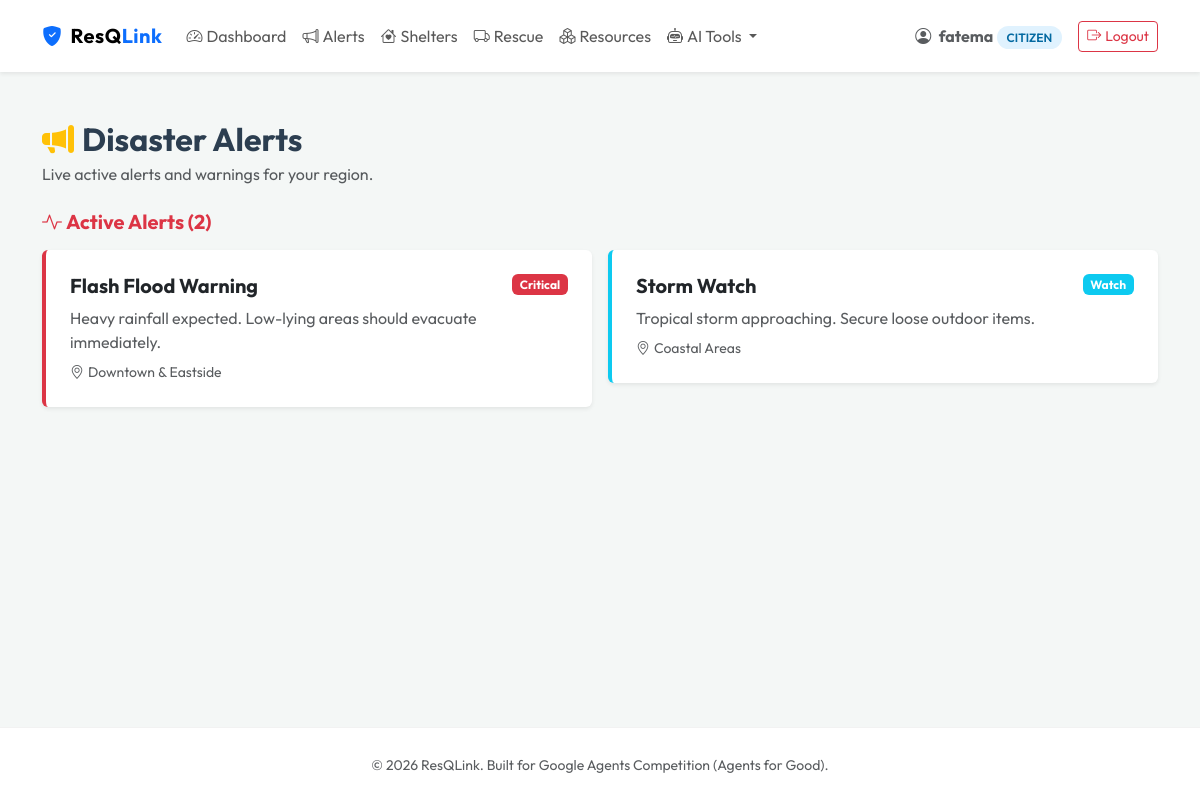
The app's page /alerts/ (signed in) with its own data.
### tables this page shows
CREATE TABLE users (
    id INTEGER PRIMARY KEY AUTOINCREMENT,
    username TEXT UNIQUE NOT NULL,
    email TEXT UNIQUE NOT NULL,
    password_hash TEXT NOT NULL,
    role TEXT NOT NULL, -- Citizen, Shelter Admin, Rescue Team, System Admin
    created_at TIMESTAMP DEFAULT CURRENT_TIMESTAMP
);

CREATE TABLE disaster_alerts (
    id INTEGER PRIMARY KEY AUTOINCREMENT,
    title TEXT NOT NULL,
    description TEXT NOT NULL,
    severity TEXT NOT NULL DEFAULT 'Watch', -- Watch, Warning, Critical
    area TEXT NOT NULL,
    is_active INTEGER NOT NULL DEFAULT 1,
    created_by INTEGER,
    created_at TIMESTAMP DEFAULT CURRENT_TIMESTAMP,
    FOREIGN KEY(created_by) REFERENCES users(id)
);

### app/alerts/routes.py (the view)
@bp.route('/')
@login_required
def index():
    db = get_db()
    active = db.execute('SELECT * FROM disaster_alerts WHERE is_active=1 ORDER BY created_at DESC').fetchall()
    archived = db.execute('SELECT * FROM disaster_alerts WHERE is_active=0 ORDER BY created_at DESC').fetchall()
    return render_template('alerts/index.html', active_alerts=active, archived_alerts=archived)

### app/auth/routes.py (called while the page is built)
@bp.before_app_request
def load_logged_in_user():
    user_id = session.get('user_id')
    if user_id is None:
        g.user = None
    else:
        db = get_db()
        g.user = db.execute(
            'SELECT * FROM users WHERE id = ?', (user_id,)
        ).fetchone()

def login_required(view):
    @functools.wraps(view)
    def wrapped_view(**kwargs):
        if g.user is None:
            flash('Please log in to access this page.', 'warning')
            return redirect(url_for('auth.login'))
        return view(**kwargs)
    return wrapped_view

### app/db.py (called while the page is built)
def get_db():
    if 'db' not in g:
        g.db = sqlite3.connect(
            current_app.config['DATABASE'],
            detect_types=sqlite3.PARSE_DECLTYPES
        )
        g.db.row_factory = sqlite3.Row
    return g.db

### app/templates/alerts/index.html (shortened to what this page needs)
{% extends 'base.html' %}
{% block content %}
<div class="d-flex justify-content-between align-items-center mb-4">
    <div><h2 class="fw-bold mb-1"><i class="bi bi-megaphone-fill text-warning me-2"></i>Disaster Alerts</h2>
    <p class="text-muted mb-0">Live active alerts and warnings for your region.</p></div>
</div>
{% if active_alerts %}
<h5 class="fw-bold text-danger mb-3"><i class="bi bi-activity me-1"></i>Active Alerts ({{ active_alerts|length }})</h5>
<div class="row g-3 mb-5">
{% for alert in active_alerts %}
<div class="col-md-6">
    <div class="card border-0 p-4 shadow-sm border-start border-4 {% if alert.severity=='Critical' %}border-danger{% elif alert.severity=='Warning' %}border-warning{% else %}border-info{% endif %}">
        <div class="d-flex justify-content-between align-items-start mb-2">
            <h5 class="fw-bold mb-0">{{ alert.title }}</h5>
            <span class="badge {% if alert.severity=='Critical' %}bg-danger{% elif alert.severity=='Warning' %}bg-warning text-dark{% else %}bg-info{% endif %}">{{ alert.severity }}</span>
        </div>
        <p class="text-muted mb-2">{{ alert.description }}</p>
        <div class="d-flex justify-content-between align-items-center">
            <small class="text-muted"><i class="bi bi-geo-alt me-1"></i>{{ alert.area }}</small>
        </div>
    </div>
</div>
{% endfor %}
</div>
{% else %}
<div class="alert alert-success border-0 shadow-sm"><i class="bi bi-check-circle-fill me-2"></i>No active alerts at this time. All areas are safe.</div>
{% endif %}
{% endblock %}

### app/templates/base.html (shortened to what this page needs)
<!DOCTYPE html>
<html lang="en">
<head>
    <link href="https://cdn.jsdelivr.net/npm/bootstrap@5.3.0/dist/css/bootstrap.min.css" rel="stylesheet">
    <link href="https://cdn.jsdelivr.net/npm/bootstrap-icons@1.10.0/font/bootstrap-icons.css" rel="stylesheet">
</head>
<body>
    <nav class="navbar navbar-expand-lg navbar-light bg-white shadow-sm py-3">
        <div class="container">
            <a class="navbar-brand" href="{{ url_for('index') }}">
                <i class="bi bi-shield-fill-check text-primary me-2"></i>ResQ<span>Link</span>
            </a>
            <div class="collapse navbar-collapse" id="navbarNav">
                <ul class="navbar-nav me-auto">
                    {% if session.get('user_id') %}
                        <li class="nav-item">
                            <a class="nav-link" href="{{ url_for('index') }}"><i class="bi bi-speedometer2 me-1"></i>Dashboard</a>
                        </li>
                        <li class="nav-item">
                            <a class="nav-link" href="{{ url_for('alerts.index') }}"><i class="bi bi-megaphone me-1"></i>Alerts</a>
                        </li>
                        <li class="nav-item">
                            <a class="nav-link" href="{{ url_for('shelter.index') }}"><i class="bi bi-house-heart me-1"></i>Shelters</a>
                        </li>
                        <li class="nav-item">
                            <a class="nav-link" href="{{ url_for('rescue.index') }}"><i class="bi bi-truck me-1"></i>Rescue</a>
                        </li>
                        <li class="nav-item">
                            <a class="nav-link" href="{{ url_for('resources.index') }}"><i class="bi bi-boxes me-1"></i>Resources</a>
                        </li>
                        <li class="nav-item dropdown">
                            <a class="nav-link dropdown-toggle" href="#" id="aiDropdown" role="button" data-bs-toggle="dropdown" aria-expanded="false">
                                <i class="bi bi-robot me-1"></i>AI Tools
                            </a>
                        </li>
                    {% endif %}
                </ul>
                <div class="d-flex align-items-center">
                    {% if session.get('user_id') %}
                        <span class="me-3 d-none d-md-inline text-muted">
                            <i class="bi bi-person-circle me-1"></i>
                            <strong>{{ session.get('username') }}</strong>
                            <span class="role-badge role-{{ session.get('role').split()[0].lower() if session.get('role') else 'citizen' }}">
                                {{ session.get('role') }}
                            </span>
                        </span>
                        <a href="{{ url_for('auth.logout') }}" class="btn btn-outline-danger btn-sm">
                            <i class="bi bi-box-arrow-right me-1"></i>Logout
                        </a>
                    {% else %}
                        <a href="{{ url_for('auth.login') }}" class="btn btn-outline-primary btn-sm me-2">Login</a>
                        <a href="{{ url_for('auth.register') }}" class="btn btn-gradient btn-sm">Register</a>
                    {% endif %}
                </div>
            </div>
        </div>
    </nav>
    <main class="container my-5">
        {% block content %}{% endblock %}
    </main>
    <footer class="py-4 text-center text-muted">
        <div class="container">
            <small>&copy; 2026 ResQLink. Built for Google Agents Competition (Agents for Good).</small>
        </div>
    </footer>
</body>
</html>

### app/templates/base.html (style rules this page uses)
:root { --primary-gradient: linear-gradient(135deg, #0d6efd, #0dcaf0); --dark-bg: #0b0f19; --card-bg: rgba(255, 255, 255, 0.08); --card-border: rgba(255, 255, 255, 0.12); --body-font: 'Outfit', sans-serif; }
body { font-family: var(--body-font); background-color: #f4f7f6; color: #2c3e50; min-height: 100vh; display: flex; flex-direction: column; }
.navbar-brand { font-weight: 700; letter-spacing: 0.5px; }
.navbar-brand span { color: #0d6efd; }
.role-badge { font-size: 0.75rem; font-weight: 600; padding: 4px 10px; border-radius: 50px; text-transform: uppercase; }
.role-citizen { background-color: #e0f2fe; color: #0369a1; }
footer { margin-top: auto; background-color: #ffffff; border-top: 1px solid rgba(0, 0, 0, 0.05); }

### records on screen
users: get "fatema", get "CITIZEN"
disaster_alerts: title "Flash Flood Warning", severity "Critical", description "Heavy rainfall expected. Low-lying areas should evacuate immediately.", area "Downtown & Eastside"
disaster_alerts: title "Storm Watch", severity "Watch", description "Tropical storm approaching. Secure loose outdoor items.", area "Coastal Areas"

### other values on screen
{{ active_alerts|length }} "2"
